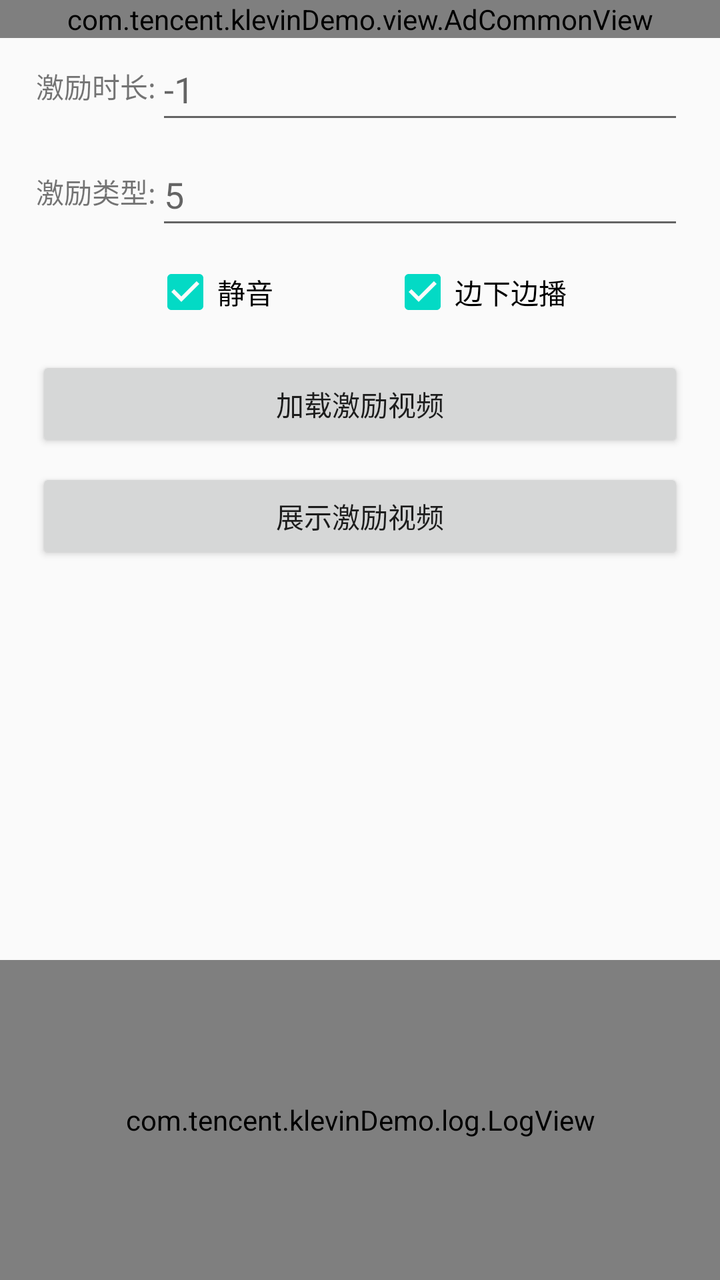
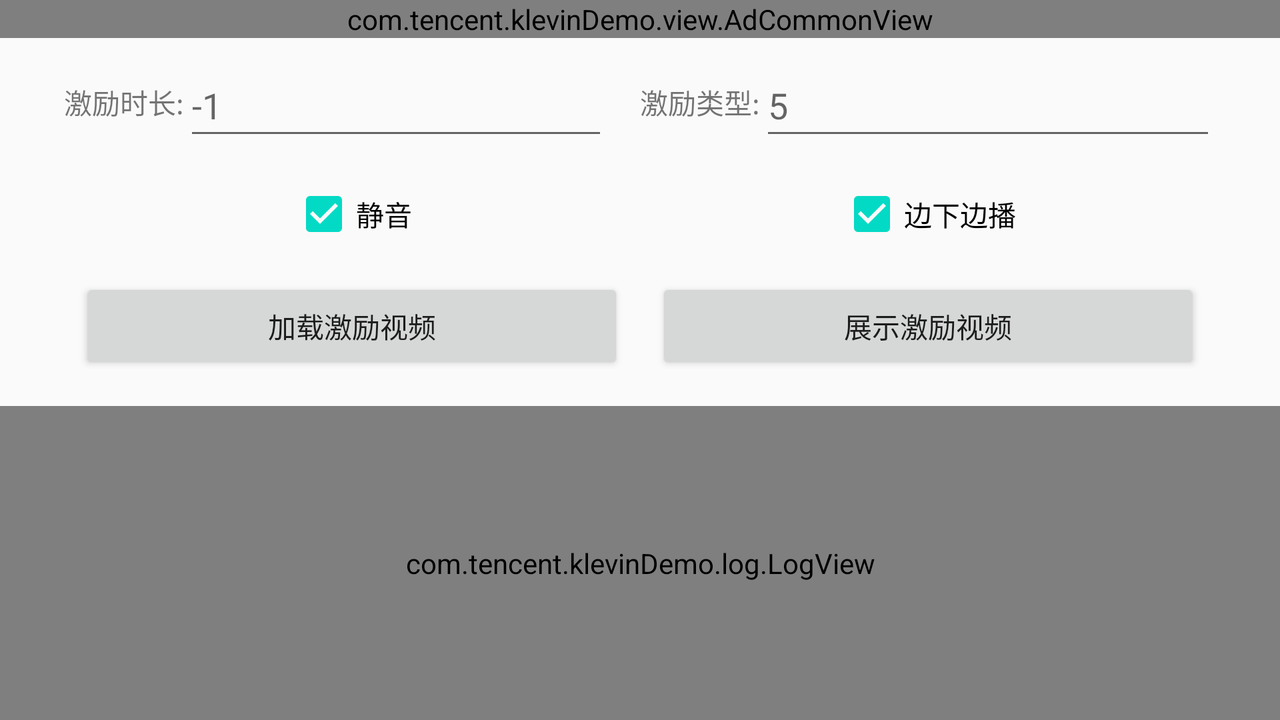

Compare how this app lays out the same screen by default and in its alternative resource folder. The renders come first, then the two layout files and the values they reference.
<!-- AndroidManifest.xml: application theme Theme.MyApplication -->
<!-- res/layout/activity_reward_ad.xml -->
<?xml version="1.0" encoding="utf-8"?>
<android.support.constraint.ConstraintLayout xmlns:android="http://schemas.android.com/apk/res/android"
    xmlns:app="http://schemas.android.com/apk/res-auto"
    android:layout_width="match_parent"
    android:layout_height="match_parent">

    <com.tencent.klevinDemo.log.LogView
        android:id="@+id/logView"
        android:layout_width="0dp"
        android:layout_height="0dp"
        android:visibility="visible"
        app:layout_constraintBottom_toBottomOf="parent"
        app:layout_constraintEnd_toEndOf="parent"
        app:layout_constraintStart_toStartOf="parent"
        app:layout_constraintTop_toTopOf="@+id/guideline6"
        app:layout_constraintVertical_bias="1.0" />

    <android.support.constraint.Guideline
        android:id="@+id/guideline6"
        android:layout_width="wrap_content"
        android:layout_height="wrap_content"
        android:orientation="horizontal"
        app:layout_constraintGuide_percent="0.75" />

    <com.tencent.klevinDemo.view.AdCommonView
        android:id="@+id/adCommonView"
        android:layout_width="0dp"
        android:layout_height="wrap_content"
        app:layout_constraintEnd_toEndOf="parent"
        app:layout_constraintStart_toStartOf="parent"
        app:layout_constraintTop_toTopOf="parent" />

    <android.support.constraint.Guideline
        android:id="@+id/guideline_vert7"
        android:layout_width="wrap_content"
        android:layout_height="wrap_content"
        android:orientation="vertical"
        app:layout_constraintGuide_percent="0.05" />

    <android.support.constraint.Guideline
        android:id="@+id/guideline_vert8"
        android:layout_width="wrap_content"
        android:layout_height="wrap_content"
        android:orientation="vertical"
        app:layout_constraintGuide_percent="0.95" />

    <EditText
        android:id="@+id/edt_reward_time"
        android:layout_width="0dp"
        android:layout_height="wrap_content"
        android:ems="10"
        android:hint="@string/reward_time_default"
        android:importantForAutofill="no"
        android:inputType="number"
        android:minHeight="48dp"
        app:layout_constraintEnd_toStartOf="@+id/guideline_vert8"
        app:layout_constraintHorizontal_bias="1.0"
        app:layout_constraintStart_toEndOf="@+id/txt_reward_time"
        app:layout_constraintTop_toBottomOf="@+id/adCommonView" />

    <TextView
        android:id="@+id/txt_reward_time"
        android:layout_width="wrap_content"
        android:layout_height="wrap_content"
        android:text="@string/input_reward_time"
        app:layout_constraintBottom_toBottomOf="@+id/edt_reward_time"
        app:layout_constraintStart_toStartOf="@+id/guideline_vert7"
        app:layout_constraintTop_toTopOf="@+id/edt_reward_time" />

    <EditText
        android:id="@+id/edt_reward_type"
        android:layout_width="0dp"
        android:layout_height="wrap_content"
        android:ems="10"
        android:hint="@string/reward_type_default"
        android:importantForAutofill="no"
        android:inputType="number"
        android:minHeight="48dp"
        app:layout_constraintBottom_toBottomOf="@+id/txt_reward_type"
        app:layout_constraintEnd_toStartOf="@+id/guideline_vert8"
        app:layout_constraintStart_toEndOf="@+id/txt_reward_type"
        app:layout_constraintTop_toTopOf="@+id/txt_reward_type" />

    <TextView
        android:id="@+id/txt_reward_type"
        android:layout_width="wrap_content"
        android:layout_height="wrap_content"
        android:layout_marginTop="32dp"
        android:text="@string/input_reward_type"
        app:layout_constraintStart_toStartOf="@+id/guideline_vert7"
        app:layout_constraintTop_toBottomOf="@+id/txt_reward_time" />

    <CheckBox
        android:id="@+id/cb_reward_auto_mute"
        android:layout_width="wrap_content"
        android:layout_height="wrap_content"
        android:layout_marginTop="16dp"
        android:checked="true"
        android:minHeight="48dp"
        android:text="@string/autoMute"
        app:layout_constraintEnd_toStartOf="@+id/cb_reward_play_online"
        app:layout_constraintStart_toStartOf="@+id/guideline_vert7"
        app:layout_constraintTop_toBottomOf="@+id/txt_reward_type"
        app:layout_constraintHorizontal_chainStyle="spread" />

    <CheckBox
        android:id="@+id/cb_reward_play_online"
        android:layout_width="wrap_content"
        android:layout_height="wrap_content"
        android:checked="true"
        android:minHeight="48dp"
        android:text="@string/play_online"
        app:layout_constraintBottom_toBottomOf="@+id/cb_reward_auto_mute"
        app:layout_constraintEnd_toStartOf="@+id/guideline_vert8"
        app:layout_constraintStart_toEndOf="@+id/cb_reward_auto_mute"
        app:layout_constraintTop_toTopOf="@+id/cb_reward_auto_mute"
        app:layout_constraintVertical_bias="0.0" />

    <Button
        android:id="@+id/btn_load_reward_ad"
        android:layout_width="0dp"
        android:layout_height="wrap_content"
        android:layout_marginTop="8dp"
        android:gravity="center"
        android:paddingLeft="30dp"
        android:paddingRight="30dp"
        android:text="@string/load_encourage_ad"
        app:layout_constraintEnd_toStartOf="@+id/guideline_vert8"
        app:layout_constraintStart_toStartOf="@+id/guideline_vert7"
        app:layout_constraintTop_toBottomOf="@+id/cb_reward_play_online" />

    <Button
        android:id="@+id/btn_show_reward_ad"
        android:layout_width="0dp"
        android:layout_height="wrap_content"
        android:layout_marginTop="8dp"
        android:gravity="center"
        android:paddingLeft="30dp"
        android:paddingRight="30dp"
        android:text="@string/show_ad_reward"
        app:layout_constraintEnd_toStartOf="@+id/guideline_vert8"
        app:layout_constraintHorizontal_bias="0.497"
        app:layout_constraintStart_toStartOf="@+id/guideline_vert7"
        app:layout_constraintTop_toBottomOf="@+id/btn_load_reward_ad" />

</android.support.constraint.ConstraintLayout>
<!-- resources referenced by this layout -->
<resources>
  <string name="autoMute">静音</string>
  <string name="input_reward_time">激励时长: </string>
  <string name="input_reward_type">激励类型: </string>
  <string name="load_encourage_ad">加载激励视频</string>
  <string name="play_online">边下边播</string>
  <string name="reward_time_default">-1</string>
  <string name="reward_type_default">5</string>
  <string name="show_ad_reward">展示激励视频</string>
  <style name="Theme.MyApplication" parent="Theme.AppCompat.Light.DarkActionBar">
          
          <item name="colorPrimary">@color/blue_light</item>
          <item name="colorPrimaryDark">@color/purple_700</item>
          <item name="colorAccent">@color/teal_200</item>
          
  
          <item name="actionBarStyle">@style/MyTitleTextStyle</item>
      </style>
  <color name="blue_light">#4DB5DD</color>
  <color name="purple_700">#FF3700B3</color>
  <color name="teal_200">#FF03DAC5</color>
  <style name="MyTitleTextStyle" parent="@style/Widget.AppCompat.ActionBar.Solid">
          <item name="titleTextStyle">@style/TextAppearance.AppCompat.Title</item>
      </style>
</resources>
<!-- res/layout-land/activity_reward_ad.xml (the repository's variant of the layout above) -->
<!-- drawn on the phone turned sideways -->
<?xml version="1.0" encoding="utf-8"?>
<android.support.constraint.ConstraintLayout xmlns:android="http://schemas.android.com/apk/res/android"
    xmlns:app="http://schemas.android.com/apk/res-auto"
    android:layout_width="match_parent"
    android:layout_height="match_parent">

    <com.tencent.klevinDemo.log.LogView
        android:id="@+id/logView"
        android:layout_width="0dp"
        android:layout_height="0dp"
        android:layout_marginTop="16dp"
        android:visibility="visible"
        app:layout_constraintBottom_toBottomOf="parent"
        app:layout_constraintEnd_toEndOf="parent"
        app:layout_constraintStart_toStartOf="parent"
        app:layout_constraintTop_toBottomOf="@+id/btn_show_reward_ad"
        app:layout_constraintVertical_bias="0.0" />


    <com.tencent.klevinDemo.view.AdCommonView
        android:id="@+id/adCommonView"
        android:layout_width="0dp"
        android:layout_height="wrap_content"
        app:layout_constraintEnd_toEndOf="parent"
        app:layout_constraintStart_toStartOf="parent"
        app:layout_constraintTop_toTopOf="parent" />

    <android.support.constraint.Guideline
        android:id="@+id/guideline9"
        android:layout_width="wrap_content"
        android:layout_height="wrap_content"
        android:orientation="vertical"
        app:layout_constraintGuide_percent="0.5" />

    <android.support.constraint.Guideline
        android:id="@+id/guideline_vert"
        android:layout_width="wrap_content"
        android:layout_height="wrap_content"
        android:orientation="vertical"
        app:layout_constraintGuide_percent="0.05" />

    <android.support.constraint.Guideline
        android:id="@+id/guideline_vert4"
        android:layout_width="wrap_content"
        android:layout_height="wrap_content"
        android:orientation="vertical"
        app:layout_constraintGuide_percent="0.95" />

    <EditText
        android:id="@+id/edt_reward_time"
        android:layout_width="0dp"
        android:layout_height="wrap_content"
        android:layout_marginTop="8dp"
        android:layout_marginEnd="16dp"
        android:layout_marginRight="16dp"
        android:ems="10"
        android:hint="@string/reward_time_default"
        android:importantForAutofill="no"
        android:inputType="number"
        android:minHeight="48dp"
        app:layout_constraintEnd_toStartOf="@+id/guideline9"
        app:layout_constraintStart_toEndOf="@+id/txt_reward_time2"
        app:layout_constraintTop_toBottomOf="@+id/adCommonView" />

    <TextView
        android:id="@+id/txt_reward_time2"
        android:layout_width="wrap_content"
        android:layout_height="wrap_content"
        android:text="@string/input_reward_time"
        app:layout_constraintBottom_toBottomOf="@+id/edt_reward_time"
        app:layout_constraintStart_toStartOf="@+id/guideline_vert"
        app:layout_constraintTop_toTopOf="@+id/edt_reward_time" />

    <EditText
        android:id="@+id/edt_reward_type"
        android:layout_width="0dp"
        android:layout_height="wrap_content"
        android:ems="10"
        android:hint="@string/reward_type_default"
        android:importantForAutofill="no"
        android:inputType="number"
        android:minHeight="48dp"
        app:layout_constraintBottom_toBottomOf="@+id/edt_reward_time"
        app:layout_constraintEnd_toStartOf="@+id/guideline_vert4"
        app:layout_constraintStart_toEndOf="@+id/txt_reward_type2"
        app:layout_constraintTop_toTopOf="@+id/edt_reward_time" />

    <TextView
        android:id="@+id/txt_reward_type2"
        android:layout_width="wrap_content"
        android:layout_height="wrap_content"
        android:text="@string/input_reward_type"
        app:layout_constraintBottom_toBottomOf="@+id/edt_reward_type"
        app:layout_constraintStart_toStartOf="@+id/guideline9"
        app:layout_constraintTop_toTopOf="@+id/edt_reward_type" />

    <CheckBox
        android:id="@+id/cb_reward_auto_mute"
        android:layout_width="wrap_content"
        android:layout_height="wrap_content"
        android:layout_marginTop="8dp"
        android:checked="true"
        android:minHeight="48dp"
        android:text="@string/autoMute"
        app:layout_constraintEnd_toStartOf="@+id/guideline9"
        app:layout_constraintStart_toStartOf="@+id/guideline_vert"
        app:layout_constraintTop_toBottomOf="@+id/edt_reward_time" />

    <CheckBox
        android:id="@+id/cb_reward_play_online"
        android:layout_width="wrap_content"
        android:layout_height="wrap_content"
        android:checked="true"
        android:minHeight="48dp"
        android:text="@string/play_online"
        app:layout_constraintBottom_toBottomOf="@+id/cb_reward_auto_mute"
        app:layout_constraintEnd_toStartOf="@+id/guideline_vert4"
        app:layout_constraintStart_toStartOf="@+id/guideline9"
        app:layout_constraintTop_toTopOf="@+id/cb_reward_auto_mute" />

    <Button
        android:id="@+id/btn_load_reward_ad"
        android:layout_width="0dp"
        android:layout_height="wrap_content"
        android:layout_marginStart="8dp"
        android:layout_marginLeft="8dp"
        android:layout_marginTop="8dp"
        android:layout_marginEnd="8dp"
        android:layout_marginRight="8dp"
        android:gravity="center"
        android:paddingLeft="30dp"
        android:paddingRight="30dp"
        android:text="@string/load_encourage_ad"
        app:layout_constraintEnd_toStartOf="@+id/guideline9"
        app:layout_constraintStart_toStartOf="@+id/guideline_vert"
        app:layout_constraintTop_toBottomOf="@+id/cb_reward_auto_mute" />

    <Button
        android:id="@+id/btn_show_reward_ad"
        android:layout_width="0dp"
        android:layout_height="wrap_content"
        android:layout_marginStart="8dp"
        android:layout_marginLeft="8dp"
        android:layout_marginEnd="8dp"
        android:layout_marginRight="8dp"
        android:gravity="center"
        android:paddingLeft="30dp"
        android:paddingRight="30dp"
        android:text="@string/show_ad_reward"
        app:layout_constraintBottom_toBottomOf="@+id/btn_load_reward_ad"
        app:layout_constraintEnd_toStartOf="@+id/guideline_vert4"
        app:layout_constraintStart_toStartOf="@+id/guideline9"
        app:layout_constraintTop_toTopOf="@+id/btn_load_reward_ad" />
</android.support.constraint.ConstraintLayout>
